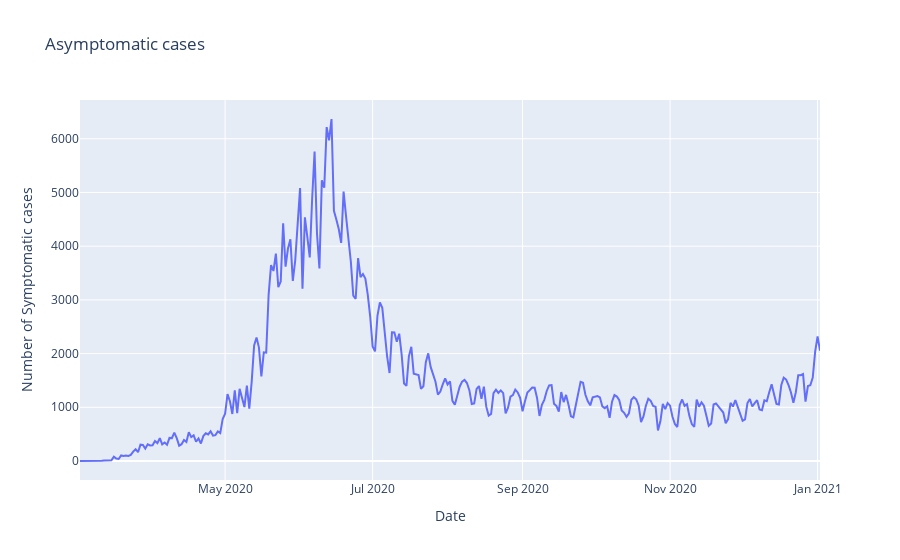

The notebook cell saved with this chart:
### Code cell
#Ploting Symptomatic cases

px.line(df['Casos nuevos con sintomas'],
        y= 'Casos nuevos con sintomas',
        title= "Asymptomatic cases",
        labels= dict({'Casos nuevos con sintomas':'Number of Symptomatic cases',
                     'Fecha':'Date'})
        )

### Figure 1 — Plotly figure (JSON) as saved in the notebook; plotly's stock layout.template omitted (floating-point values rounded to 4 significant figures; data arrays with more than 128 entries replaced by an {"elided": "..."} marker saying what was removed)
{"data": [{"hovertemplate": "Date=%{x}<br>Number of Symptomatic cases=%{y}<extra></extra>", "legendgroup": "", "line": {"color": "#636efa", "dash": "solid"}, "mode": "lines", "name": "", "orientation": "v", "showlegend": false, "type": "scatter", "x": {"elided": "307 str values"}, "xaxis": "x", "y": {"elided": "307 int values"}, "yaxis": "y"}], "layout": {"legend": {"tracegroupgap": 0}, "title": {"text": "Asymptomatic cases"}, "xaxis": {"anchor": "y", "domain": [0, 1], "title": {"text": "Date"}}, "yaxis": {"anchor": "x", "domain": [0, 1], "title": {"text": "Number of Symptomatic cases"}}}}
